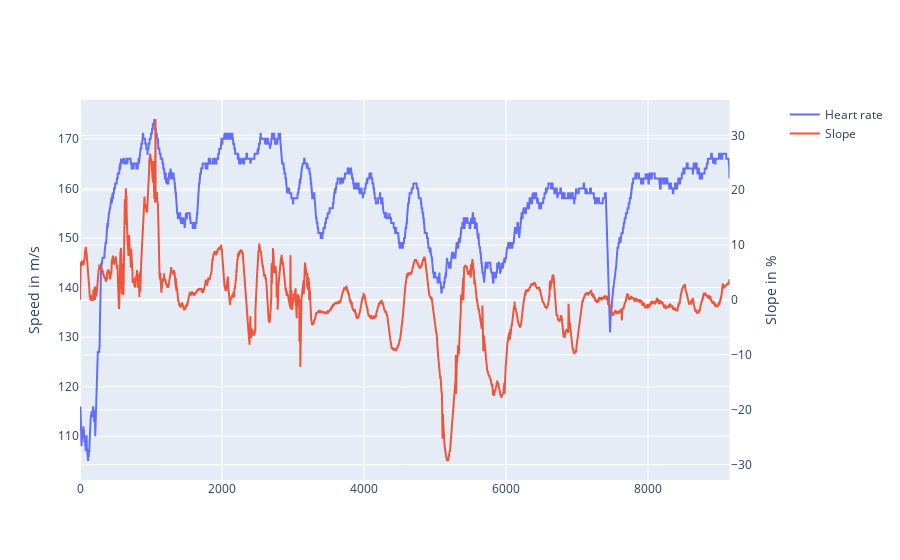

Write notebook code for a chart like this one.
### Code cell
track_fig3 = make_subplots(specs=[[{"secondary_y": True}]])
track_fig3.add_trace(go.Scatter(x = distance,
                                        y = hr,
                                        mode = "lines",
                                        name = "Heart rate",
                                        marker_line_width = 1), 
                     secondary_y = False,
                    hovertemplate=None)

track_fig3.add_trace(go.Scatter(x = distance, 
                                y = slope, 
                                mode = "lines", 
                                name = "Slope"), 
                     secondary_y = True,
                    hovertemplate=None)
track_fig3.update_yaxes(title_text = "Speed in m/s", secondary_y = False)
track_fig3.update_yaxes(title_text = "Slope in %", secondary_y = True)
track_fig3.update_layout(hovermode="x unified")
track_fig3.show()

### Figure 1 — Plotly figure (JSON) as saved in the notebook; plotly's stock layout.template omitted (floating-point values rounded to 4 significant figures; data arrays with more than 128 entries replaced by an {"elided": "..."} marker saying what was removed)
{"data": [{"marker": {"line": {"width": 1}}, "mode": "lines", "name": "Heart rate", "type": "scatter", "x": {"elided": "3366 float values"}, "xaxis": "x", "y": {"elided": "3366 int values"}, "yaxis": "y"}, {"mode": "lines", "name": "Slope", "type": "scatter", "x": {"elided": "3366 float values"}, "xaxis": "x", "y": {"elided": "3366 float values"}, "yaxis": "y2"}], "layout": {"hovermode": "x unified", "xaxis": {"anchor": "y", "domain": [0, 0.94]}, "yaxis": {"anchor": "x", "domain": [0, 1], "title": {"text": "Speed in m/s"}}, "yaxis2": {"anchor": "x", "overlaying": "y", "side": "right", "title": {"text": "Slope in %"}}}}
